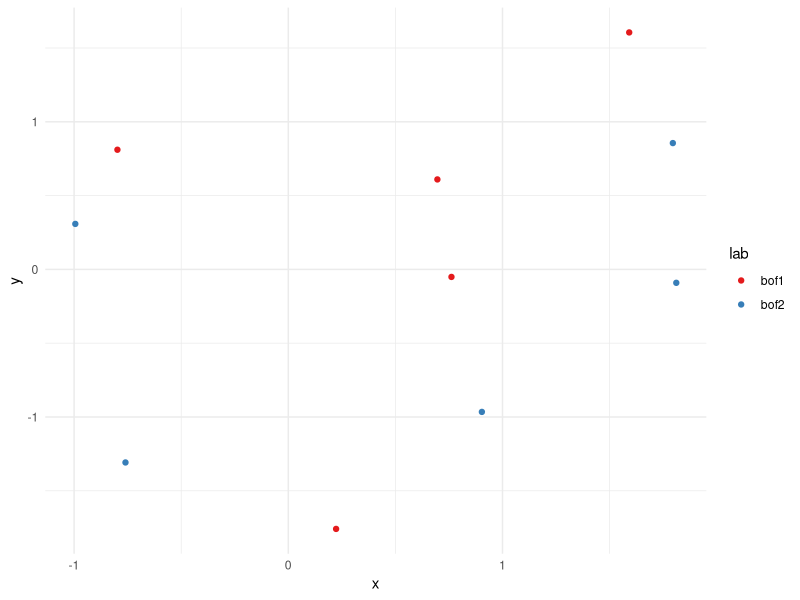

This chart was generated by the following R code:
## ---- chunk 1
library(ggplot2)
theme_slide <- theme_minimal() +
  theme(plot.background = element_rect(fill = "transparent", colour = NA))
knitr::opts_chunk$set(
  dev.args=list(bg = "transparent"),
  echo = FALSE,
  tidy.opts = list(width.cutoff = 32)
  )
## ---- chunk 2
df <- data.frame(x = rnorm(10), y = rnorm(10), lab = rep(c("bof1", "bof2"),
                                                         each = 5))
ggplot(df, aes(x = x, y = y, colour = lab)) +
  theme_slide +
  geom_point() +
  scale_color_brewer(palette = "Set1")
